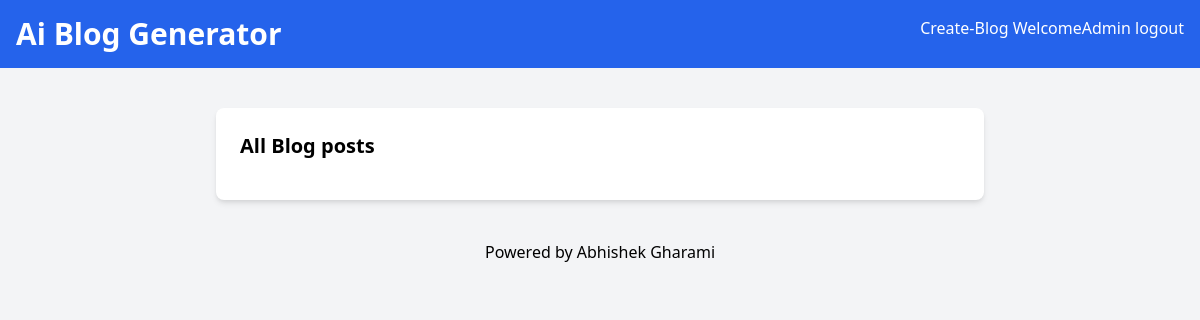
The app's page /generate-list/ (signed in), older data.
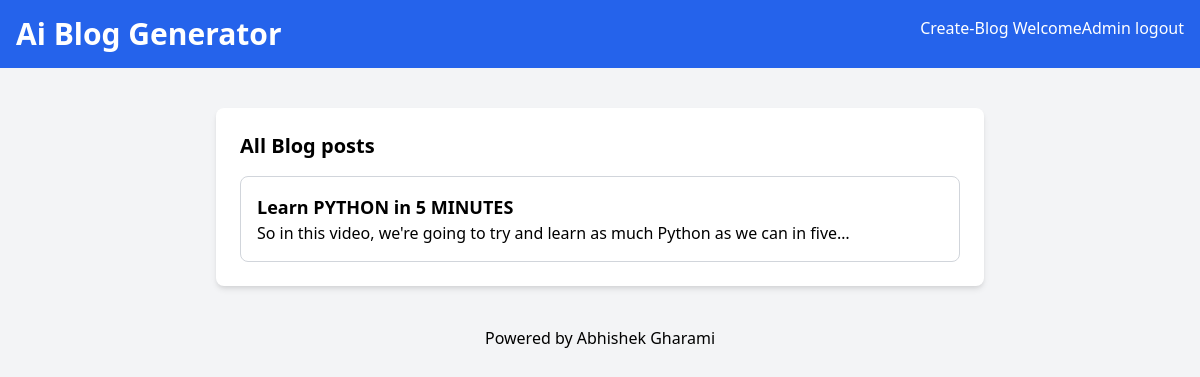
The same page, newer data.
### blog_generator/models.py (models this page shows, shortened)
class BlogPost(models.Model):
    user = models.ForeignKey(User,
                             on_delete=models.CASCADE)
    youtube_title = models.CharField(max_length=300)
    youtube_link = models.URLField()
    generated_text = models.TextField()
    created_at = models.DateTimeField(auto_now_add=True)

### blog_generator/views.py (the view)
# urls.py: path('generate-list/',views.user_list_view,name='generate-list'),
def user_list_view(request):
    blog_article = BlogPost.objects.filter(user=request.user)
    return render(request,
                  'all-blogs.html',
                  {
                      'blog_article': blog_article
                  })

### templates/all-blogs.html (shortened to what this page needs)
<!DOCTYPE html>
<html lang="en">
<head>
    <link href="https://cdn.jsdelivr.net/npm/tailwindcss@2.2.19/dist/tailwind.min.css" rel="stylesheet">
</head>
<body class="bg-gray-100 font-sans antialiased">
    <nav class="bg-blue-600 p-4 text-white flex justify-between">
        <div>
            <h1 class="text-3xl font-bold">Ai Blog Generator</h1>
        </div>
        <div>
            <a href="/" class="text-white hover:underline">Create-Blog</a>
            <a href="#" class="text-white hover:underline">Welcome{{request.user}}</a>
            <a href="{% url 'logout' %}" class="text-white hover:underline">logout</a>
        </div>
    </nav>
     <div class="container mx-auto mt-10 px-4 sm:px-0">
        <div class="max-w-3xl mx-auto bg-white p-6 rounded-lg shadow-md">
            <section>
                <h2 class="text-xl mb-4 font-semibold">All Blog posts</h2>
                <div class="space-y-4">
                    {% for article in blog_article %}
                        <a href="{% url 'generate-detail' article.id %}">
                        <div class="border border-gray-300 p-4 rounded-lg">
                            <h3 class="text-lg font-semibold">{{article.youtube_title}}</h3>
                            <p>{{article.generated_text|truncatechars:80}}</p>
                        </div>
                    </a>
                    {% endfor %}
                </div>
            </section>
        </div>
     </div>
    <footer class="text-center p-4 text-black mt-6">
        Powered by <a href="https://github.com/ABHISHEKGHARAMI">Abhishek Gharami</a>
    </footer>
</body>
</html>

Row changes from the older to the newer data that the page shows:
added BlogPost: youtube_title "Learn PYTHON in 5 MINUTES", generated_text "So in this video, we're going to try and learn as much Python as we can in five…"
